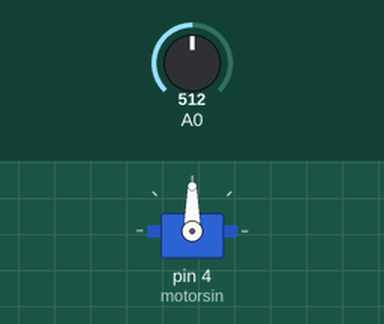
A sketch run on a simulated Arduino Uno, built with avr-gcc and run on an emulated ATmega328P. Shown: servo. The inputs (shaded band) are chosen by the test bench; at power-on: A0 = 512.

Above: at 1.2 s.
1.3 s: A0 set to 660
At 2.5 s:
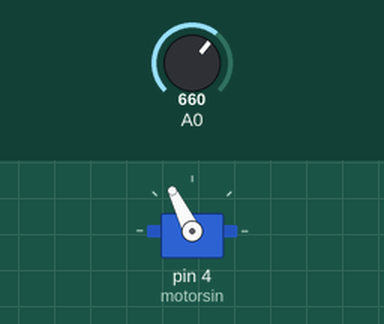
2.8 s: A0 set to 716
At 3.5 s:
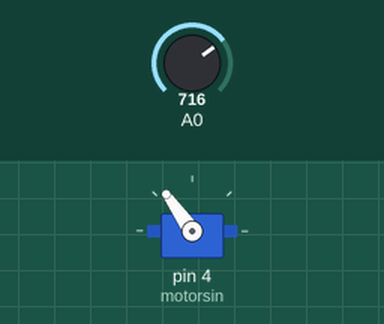
4.3 s: A0 set to 900
At 4.6 s:
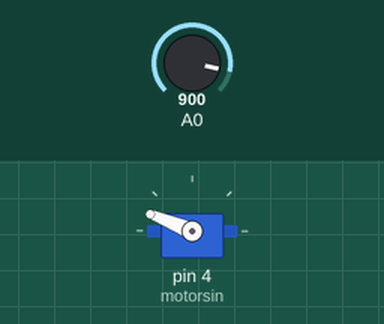
5.8 s: A0 set to 1023
At 6.8 s:
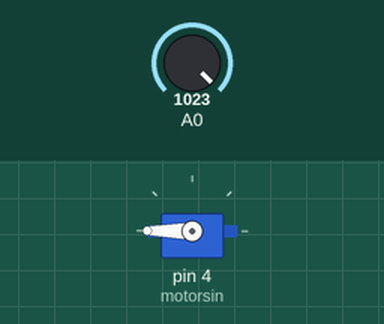
7.3 s: A0 set to 306
At 7.8 s:
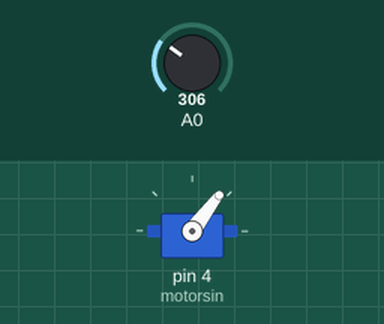
Timing chart, 0 to 9.8 s (numbered marks = the images above; inputs shaded):
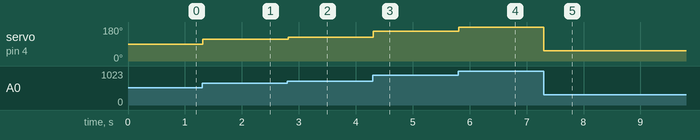

The sketch:

_011sevomotor.ino
```cpp
#include<Servo.h>//insertar libreria de servomores
Servo motorsin;
int potencio;
int angulo;
const int max_pulso=650;//cuando el servo es 0 grados 1000
const int min_pulso=2000;//cuando el servo esta a 180 grados2000

void setup() {
  motorsin.attach(4,min_pulso,max_pulso);// si no pongo comas me da esos de arriba x default


}

void loop() {
  potencio=analogRead(A0);
  angulo=map(potencio,0,1023,0,180);
  motorsin.write(angulo);
  delay(20);

}
```

Measured:
- after the input at 1.3 s, servo on pin 4 (motorsin): 90° → 116° at once
- after the input at 2.8 s, servo on pin 4 (motorsin): 116° → 125° at once
- after the input at 4.3 s, servo on pin 4 (motorsin): 125° → 158° at once
- after the input at 5.8 s, servo on pin 4 (motorsin): 158° → 180° at once
- after the input at 7.3 s, servo on pin 4 (motorsin): 180° → 53° at once
